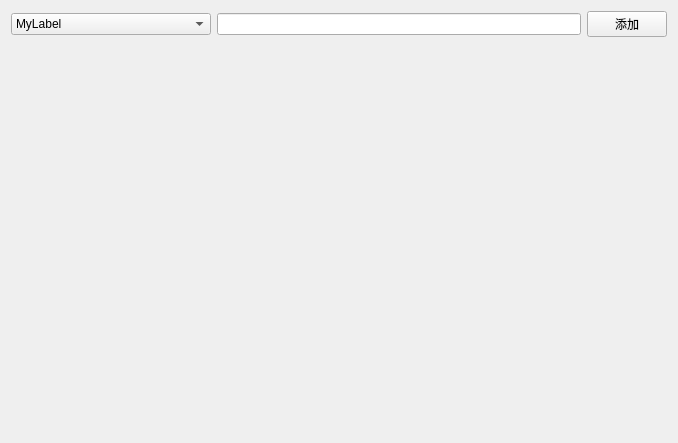
<?xml version="1.0" encoding="UTF-8"?>
<ui version="4.0">
 <class>Widget</class>
 <widget class="QWidget" name="Widget">
  <property name="geometry">
   <rect>
    <x>0</x>
    <y>0</y>
    <width>678</width>
    <height>443</height>
   </rect>
  </property>
  <property name="windowTitle">
   <string>Widget</string>
  </property>
  <property name="styleSheet">
   <string notr="true">font: 20pt &quot;Microsoft YaHei UI&quot;;</string>
  </property>
  <layout class="QVBoxLayout" name="verticalLayout">
   <item>
    <layout class="QHBoxLayout" name="horizontalLayout">
     <item>
      <widget class="QComboBox" name="comboBox">
       <property name="minimumSize">
        <size>
         <width>200</width>
         <height>0</height>
        </size>
       </property>
       <item>
        <property name="text">
         <string>MyLabel</string>
        </property>
       </item>
       <item>
        <property name="text">
         <string>MyLineEdit</string>
        </property>
       </item>
      </widget>
     </item>
     <item>
      <widget class="QLineEdit" name="lineEdit"/>
     </item>
     <item>
      <widget class="QPushButton" name="pushButton">
       <property name="text">
        <string>添加</string>
       </property>
      </widget>
     </item>
    </layout>
   </item>
   <item>
    <spacer name="verticalSpacer">
     <property name="orientation">
      <enum>Qt::Vertical</enum>
     </property>
     <property name="sizeHint" stdset="0">
      <size>
       <width>20</width>
       <height>40</height>
      </size>
     </property>
    </spacer>
   </item>
  </layout>
 </widget>
 <resources/>
 <connections/>
</ui>
